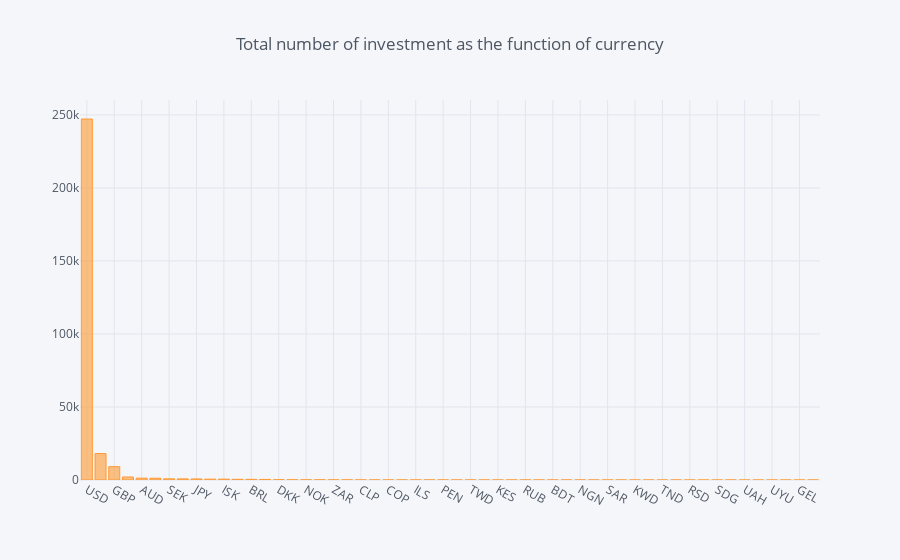

Notebook cell for this chart:
### Code cell
currency = df.currency.value_counts()

iplot(currency.iplot(asFigure=True,
                 kind='bar',
                 xTitle='',
                 yTitle='',
                 title='Total number of investment as the function of currency'))

### Figure 1 — Plotly figure (JSON) as saved in the notebook; plotly's stock layout.template omitted (floating-point values rounded to 4 significant figures)
{"data": [{"marker": {"color": "rgba(255, 153, 51, 0.6)", "line": {"color": "rgba(255, 153, 51, 1.0)", "width": 1}}, "name": "currency", "orientation": "v", "text": "", "type": "bar", "x": ["USD", "EUR", "GBP", "CAD", "AUD", "CNY", "SEK", "INR", "JPY", "KRW", "ISK", "CHF", "BRL", "SGD", "DKK", "NZD", "NOK", "MXN", "ZAR", "PLN", "CLP", "TRY", "COP", "ARS", "ILS", "VEF", "PEN", "MYR", "TWD", "HKD", "KES", "AED", "RUB", "EGP", "BDT", "IDR", "NGN", "CZK", "SAR", "THB", "KWD", "PKR", "TND", "PHP", "RSD", "AZN", "SDG", "HUF", "UAH", "SKK", "UYU", "IRR", "GEL", "RWF"], "y": [247223, 18099, 9123, 2064, 1272, 1198, 805, 782, 742, 587, 585, 459, 442, 395, 183, 141, 112, 108, 82, 78, 48, 37, 34, 34, 25, 25, 25, 22, 21, 19, 16, 14, 12, 11, 6, 5, 5, 4, 4, 3, 3, 3, 3, 2, 2, 2, 1, 1, 1, 1, 1, 1, 1, 1]}], "layout": {"legend": {"bgcolor": "#F5F6F9", "font": {"color": "#4D5663"}}, "paper_bgcolor": "#F5F6F9", "plot_bgcolor": "#F5F6F9", "title": "Total number of investment as the function of currency", "titlefont": {"color": "#4D5663"}, "xaxis1": {"gridcolor": "#E1E5ED", "showgrid": true, "tickfont": {"color": "#4D5663"}, "title": "", "titlefont": {"color": "#4D5663"}, "zerolinecolor": "#E1E5ED"}, "yaxis1": {"gridcolor": "#E1E5ED", "showgrid": true, "tickfont": {"color": "#4D5663"}, "title": "", "titlefont": {"color": "#4D5663"}, "zerolinecolor": "#E1E5ED"}}}
